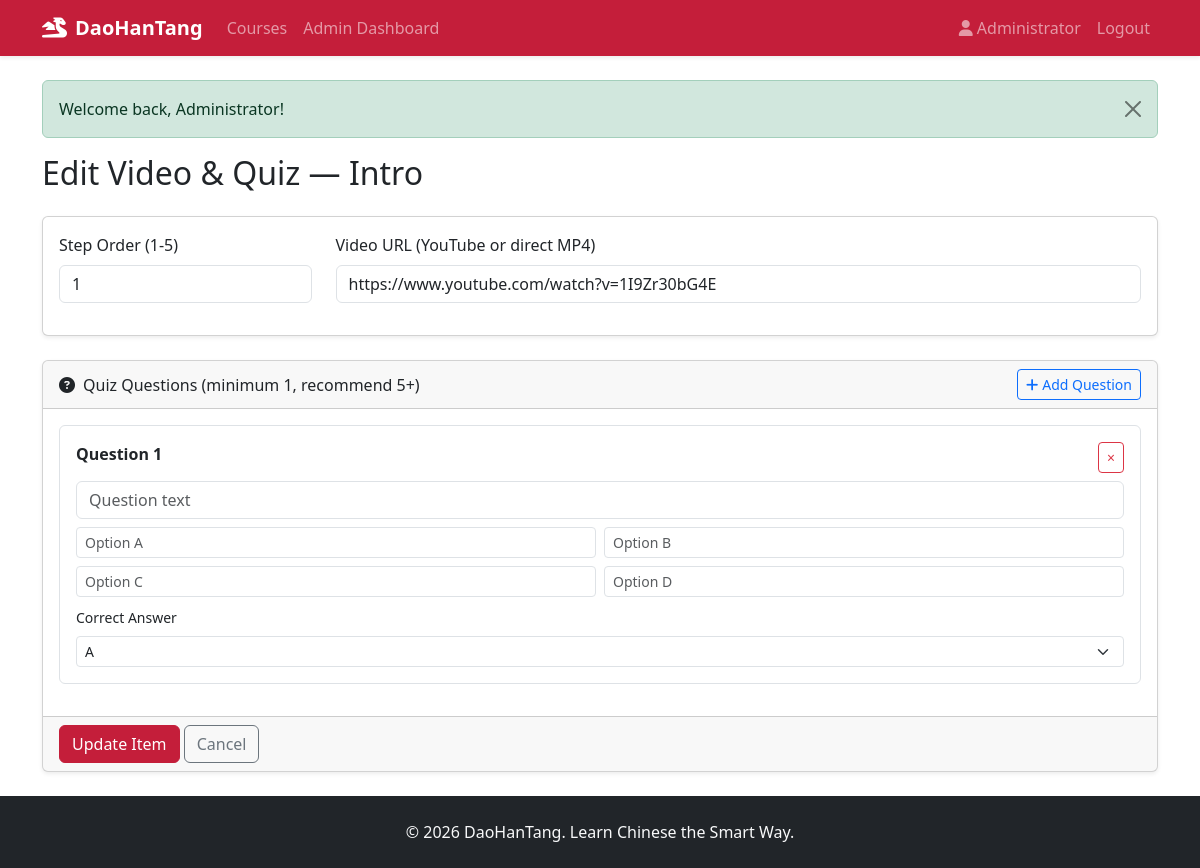
Screenshot of /admin/items/edit?id=1 (signed in) with the database file from the repository.
### tables this page shows
CREATE TABLE lessons (
    id INT UNSIGNED AUTO_INCREMENT PRIMARY KEY,
    course_id INT UNSIGNED NOT NULL,
    title VARCHAR(200) NOT NULL,
    lesson_number TINYINT UNSIGNED NOT NULL COMMENT '0=Intro, 1-15=Lessons',
    created_at TIMESTAMP DEFAULT CURRENT_TIMESTAMP,
    UNIQUE KEY unique_lesson_order (course_id, lesson_number),
    FOREIGN KEY (course_id) REFERENCES courses(id) ON DELETE CASCADE
);

CREATE TABLE lesson_items (
    id INT UNSIGNED AUTO_INCREMENT PRIMARY KEY,
    lesson_id INT UNSIGNED NOT NULL,
    item_order TINYINT UNSIGNED NOT NULL DEFAULT 1,
    video_url VARCHAR(500) NOT NULL,
    created_at TIMESTAMP DEFAULT CURRENT_TIMESTAMP,
    UNIQUE KEY unique_item_order (lesson_id, item_order),
    FOREIGN KEY (lesson_id) REFERENCES lessons(id) ON DELETE CASCADE
);

### app/Core/Controller.php (called while the page is built, shortened)
<?php
class Controller
{
    protected function view(string $view, array $data = []): void
    {
        extract($data);
        $appConfig = require dirname(__DIR__, 2) . '/config/app.php';
        $viewPath = dirname(__DIR__) . '/Views/' . str_replace('.', '/', $view) . '.php';
        require dirname(__DIR__) . '/Views/layouts/header.php';
        require $viewPath;
        require dirname(__DIR__) . '/Views/layouts/footer.php';
    }
}

### app/Controllers/Admin/LessonItemController.php (called while the page is built, shortened)
<?php
class LessonItemController extends Controller
{
    public function editForm(): void
    {
        $id = (int) ($_GET['id'] ?? 0);
        $item = LessonItem::find($id);
        $lesson = Lesson::find((int) $item['lesson_id']);
        $course = Course::find((int) $lesson['course_id']);
        $quizzes = Quiz::byLessonItem($id);
        $this->view('admin.items.form', [
            'course'  => $course,
            'lesson'  => $lesson,
            'item'    => $item,
            'quizzes' => $quizzes,
        ]);
    }
}

### app/Core/Router.php (called while the page is built, shortened)
<?php
class Router
{
    private array $routes = [];
    public function get(string $path, array $handler): self
    {
        $this->routes['GET'][$this->normalize($path)] = $handler;
        return $this;
    }
    public function post(string $path, array $handler): self
    {
        $this->routes['POST'][$this->normalize($path)] = $handler;
        return $this;
    }
    public function dispatch(string $uri, string $method): void
    {
        $path = $this->normalize(parse_url($uri, PHP_URL_PATH) ?? '/');
        $method = strtoupper($method);
        $handler = $this->routes[$method][$path] ?? null;
        [$controllerClass, $action] = $handler;
        $controller = new $controllerClass();
        $controller->$action();
    }
    private function normalize(string $path): string
    {
        $base = rtrim(dirname($_SERVER['SCRIPT_NAME']), '/\\');
        if ($base !== '' && str_starts_with($path, $base)) {
            $path = substr($path, strlen($base));
        }
        $path = '/' . trim($path, '/');
        return $path === '/' ? '/' : rtrim($path, '/');
    }
}

### index.php (called while the page is built, shortened)
<?php
require __DIR__ . '/bootstrap.php';
$router = require __DIR__ . '/routes/web.php';
$router->dispatch($_SERVER['REQUEST_URI'], $_SERVER['REQUEST_METHOD']);

### bootstrap.php (called while the page is built, shortened)
<?php
spl_autoload_register(function (string $class): void {
    $prefix = 'App\\';
    $baseDir = __DIR__ . '/app/';
    $relative = substr($class, strlen($prefix));
    $file = $baseDir . str_replace('\\', '/', $relative) . '.php';
});
require __DIR__ . '/app/helpers.php';

### config/database.php (called while the page is built)
<?php
return [
    'host'     => 'localhost',
    'dbname'   => 'daohantang',
    'username' => 'root',
    'password' => '',
    'charset'  => 'utf8mb4',
];

### app/Core/Database.php (called while the page is built, shortened)
<?php
class Database
{
    private static ?PDO $instance = null;
    public static function getConnection(): PDO
    {
        if (self::$instance === null) {
            $config = require dirname(__DIR__, 2) . '/config/database.php';
            $dsn = sprintf(
                'mysql:host=%s;dbname=%s;charset=%s',
                $config['host'],
                $config['dbname'],
                $config['charset']
            );
            try {
                self::$instance = new PDO($dsn, $config['username'], $config['password'], [
                    PDO::ATTR_ERRMODE            => PDO::ERRMODE_EXCEPTION,
                    PDO::ATTR_DEFAULT_FETCH_MODE => PDO::FETCH_ASSOC,
                    PDO::ATTR_EMULATE_PREPARES   => false,
                ]);
            } catch (PDOException $e) {
                die('Database connection failed: ' . htmlspecialchars($e->getMessage()));
            }
        }
        return self::$instance;
    }
}

### app/Models/LessonItem.php (called while the page is built, shortened)
<?php
class LessonItem
{
    public static function find(int $id): ?array
    {
        $stmt = Database::getConnection()->prepare('SELECT * FROM lesson_items WHERE id = ?');
        $stmt->execute([$id]);
        $row = $stmt->fetch();
        return $row ?: null;
    }
}

### app/Models/Lesson.php (called while the page is built, shortened)
<?php
class Lesson
{
    public static function find(int $id): ?array
    {
        $stmt = Database::getConnection()->prepare('SELECT * FROM lessons WHERE id = ?');
        $stmt->execute([$id]);
        $row = $stmt->fetch();
        return $row ?: null;
    }
}

### app/helpers.php (called while the page is built, shortened)
<?php
function base_path(string $path = ''): string
{
    return dirname(__DIR__) . ($path ? '/' . ltrim($path, '/') : '');
}
function app_url(string $path = ''): string
{
    $config = require base_path('config/app.php');
    $base = rtrim($config['url'], '/');
    $path = ltrim($path, '/');
    return $path === '' ? $base . '/' : $base . '/' . $path;
}
function e(?string $value): string
{
    return htmlspecialchars($value ?? '', ENT_QUOTES, 'UTF-8');
}
function lesson_label(int $number): string
{
    return $number === 0 ? 'Intro' : 'Lesson ' . $number;
}

### config/app.php (called while the page is built)
<?php
return [
    'name'    => 'DaoHanTang',
    'tagline' => 'Learn Chinese the Smart Way',
    'url'     => '/daohantang',
    'telegram' => '@DaoHanTangSupport',
];

### app/Views/admin/items/form.php (the view, shortened to what this page needs)
<h2 class="mb-4"><?= $item ? 'Edit' : 'Create' ?> Video & Quiz — <?= e(lesson_label((int) $lesson['lesson_number'])) ?></h2>
<div class="card shadow-sm mb-4">
    <div class="card-body">
        <form method="POST" action="<?= app_url($item ? 'admin/items/update' : 'admin/items/create') ?>" id="itemForm">
            <div class="row mb-3">
                <div class="col-md-3">
                    <label class="form-label">Step Order (1-5)</label>
                    <input type="number" name="item_order" class="form-control" min="1" max="5"
                           value="<?= e((string) ($item['item_order'] ?? '1')) ?>" required>
                </div>
                <div class="col-md-9">
                    <label class="form-label">Video URL (YouTube or direct MP4)</label>
                    <input type="url" name="video_url" class="form-control"
                           value="<?= e($item['video_url'] ?? '') ?>" required
                           placeholder="https://www.youtube.com/watch?v=...">
                </div>
            </div>
        </form>
    </div>
</div>
<div class="card shadow-sm">
    <div class="card-header d-flex justify-content-between align-items-center">
        <span><i class="fas fa-question-circle me-2"></i>Quiz Questions (minimum 1, recommend 5+)</span>
        <button type="button" class="btn btn-sm btn-outline-primary" id="addQuestionBtn"><i class="fas fa-plus me-1"></i>Add Question</button>
    </div>
    <div class="card-body" id="questionsContainer">
        <?php
        $existingQuizzes = $quizzes ?? [];
        if (empty($existingQuizzes)) {
            $existingQuizzes = [['question' => '', 'option_a' => '', 'option_b' => '', 'option_c' => '', 'option_d' => '', 'correct_option' => 'a']];
        }
        foreach ($existingQuizzes as $qi => $q):
        ?>
        <div class="question-block border rounded p-3 mb-3">
            <div class="d-flex justify-content-between mb-2">
                <strong>Question <?= $qi + 1 ?></strong>
                <button type="button" class="btn btn-sm btn-outline-danger remove-question">&times;</button>
            </div>
            <div class="mb-2">
                <input type="text" form="itemForm" name="questions[]" class="form-control" placeholder="Question text" value="<?= e($q['question']) ?>" required>
            </div>
            <div class="row g-2">
                <?php foreach (['a', 'b', 'c', 'd'] as $opt): ?>
                <div class="col-md-6">
                    <input type="text" form="itemForm" name="options_<?= $opt ?>[]" class="form-control form-control-sm"
                           placeholder="Option <?= strtoupper($opt) ?>" value="<?= e($q['option_' . $opt]) ?>" required>
                </div>
                <?php endforeach; ?>
            </div>
            <div class="mt-2">
                <label class="form-label small">Correct Answer</label>
                <select form="itemForm" name="correct_options[]" class="form-select form-select-sm">
                    <?php foreach (['a', 'b', 'c', 'd'] as $opt): ?>
                    <option value="<?= $opt ?>" <?= ($q['correct_option'] ?? 'a') === $opt ? 'selected' : '' ?>><?= strtoupper($opt) ?></option>
                    <?php endforeach; ?>
                </select>
            </div>
        </div>
        <?php endforeach; ?>
    </div>
    <div class="card-footer">
        <button type="submit" form="itemForm" class="btn btn-primary"><?= $item ? 'Update' : 'Create' ?> Item</button>
        <a href="<?= app_url('admin/lessons/items?lesson_id=' . $lesson['id']) ?>" class="btn btn-outline-secondary">Cancel</a>
    </div>
</div>

### assets/css/style.css (style rules this page uses)
:root { --primary-color: #c41e3a; --primary-dark: #9a1830; }
.btn-primary { background-color: var(--primary-color); border-color: var(--primary-color); }
body { min-height: 100vh; display: flex; flex-direction: column; }

### rows the page displays
lessons: lesson_number "Intro"
lesson_items: item_order "1", video_url "https://www.youtube.com/watch?v=1I9Zr30bG4E"

### other values shown
$appConfig['name'] "DaoHanTang"
$currentUser['name'] "Administrator"
$flash['message'] "Welcome back, Administrator!"
form field value "A"
